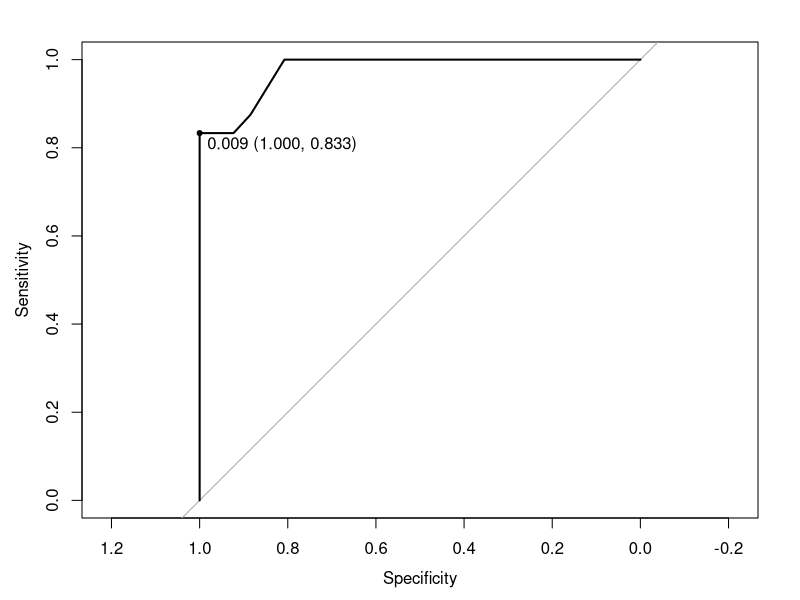

The R source for this figure: (Note: this script raises an error after producing the figure.)
library(caret)
library(pROC)
data(iris)

# Make this two class classification.
iris <- iris[iris$Species == "virginica" | iris$Species == "versicolor", ]
iris$Species <- factor(iris$Species)  # setosa should be removed from factor
levels(iris$Species)


# Get train and test datasets.
# I'm making train set very small intentionally so that we get some wrong classification
 # results. This will give ROC graph some curves.
samples <- sample(NROW(iris), NROW(iris) * .5)
data.train <- iris[samples, ]
data.test <- iris[-samples, ]

# Random forest
forest.model <- train(Species ~., data.train)
forest.model


# Prediction.
result.predicted.prob <- predict(forest.model, data.test, type="prob")

# Draw ROC curve.
result.roc <- roc(data.test$Species, result.predicted.prob$versicolor)
plot(result.roc, print.thres="best", print.thres.best.method="closest.topleft")

result.coords <- coords(result.roc, "best", best.method="closest.topleft", ret=c("threshold", "accuracy"))


# Make prediction using the best top-left cutoff.
result.predicted.label <- factor(ifelse(result.predicted.prob[,1] > result.coords[1], "versicolor", "virginica"))

xtabs(~  result.predicted.label + data.test$Species)
